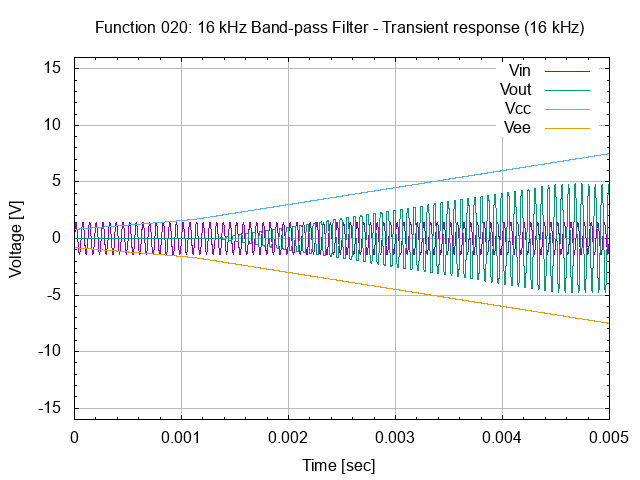

This chart was generated by the following gnuplot code:
# set terminal
set term png

#set graph
set output "26.020.00.01.01.03.png"
set title "Function 020: 16 kHz Band-pass Filter - Transient response (16 kHz)"

# setup Y-axis
set yrange [-16:16]
set grid ytics lt 1 lw 1 lc rgb "#bbbbbb"
set mytics
set ylabel "Voltage [V]"

# setup X-axis
set grid xtics lt 1 lw 1 lc rgb "#bbbbbb"
set mxtics
set xlabel "Time [sec]"
set xrange [0:0.005]

# setup plot style
set style data lines
plot '26.020.00.01.01.dat' using 1:2 title "Vin", \
     '26.020.00.01.01.dat' using 1:3 title "Vout", \
     '26.020.00.01.01.dat' using 1:4 title "Vcc", \
     '26.020.00.01.01.dat' using 1:5 title "Vee"

# set output back to default
set output

# reset terminal type
set terminal pop
